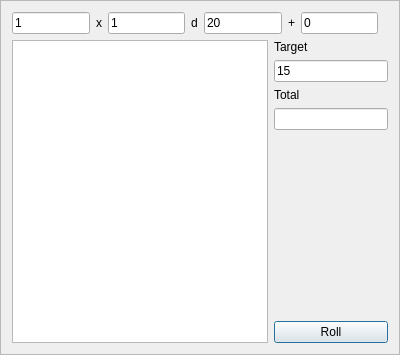
<?xml version="1.0" encoding="UTF-8"?>
<ui version="4.0">
 <class>DiceRollFrame</class>
 <widget class="QFrame" name="DiceRollFrame">
  <property name="geometry">
   <rect>
    <x>0</x>
    <y>0</y>
    <width>400</width>
    <height>355</height>
   </rect>
  </property>
  <property name="windowTitle">
   <string>Frame</string>
  </property>
  <property name="styleSheet">
   <string notr="true">background-image: url(:/img/data/parchment.jpg);
color: rgb(0, 0, 0);</string>
  </property>
  <property name="frameShape">
   <enum>QFrame::StyledPanel</enum>
  </property>
  <property name="frameShadow">
   <enum>QFrame::Raised</enum>
  </property>
  <layout class="QVBoxLayout" name="verticalLayout_2">
   <item>
    <layout class="QHBoxLayout" name="horizontalLayout">
     <item>
      <widget class="QLineEdit" name="editRollCount">
       <property name="text">
        <string>1</string>
       </property>
      </widget>
     </item>
     <item>
      <widget class="QLabel" name="label">
       <property name="text">
        <string>x</string>
       </property>
      </widget>
     </item>
     <item>
      <widget class="QLineEdit" name="editDiceCount">
       <property name="text">
        <string>1</string>
       </property>
      </widget>
     </item>
     <item>
      <widget class="QLabel" name="label_3">
       <property name="text">
        <string>d</string>
       </property>
      </widget>
     </item>
     <item>
      <widget class="QLineEdit" name="editDiceType">
       <property name="text">
        <string>20</string>
       </property>
      </widget>
     </item>
     <item>
      <widget class="QLabel" name="label_2">
       <property name="text">
        <string>+</string>
       </property>
      </widget>
     </item>
     <item>
      <widget class="QLineEdit" name="editBonus">
       <property name="text">
        <string>0</string>
       </property>
      </widget>
     </item>
     <item>
      <spacer name="horizontalSpacer">
       <property name="orientation">
        <enum>Qt::Horizontal</enum>
       </property>
       <property name="sizeHint" stdset="0">
        <size>
         <width>40</width>
         <height>20</height>
        </size>
       </property>
      </spacer>
     </item>
    </layout>
   </item>
   <item>
    <layout class="QHBoxLayout" name="horizontalLayout_2">
     <item>
      <widget class="QTextEdit" name="editResult">
       <property name="sizePolicy">
        <sizepolicy hsizetype="Expanding" vsizetype="MinimumExpanding">
         <horstretch>0</horstretch>
         <verstretch>0</verstretch>
        </sizepolicy>
       </property>
       <property name="font">
        <font>
         <pointsize>12</pointsize>
        </font>
       </property>
      </widget>
     </item>
     <item>
      <layout class="QVBoxLayout" name="verticalLayout">
       <item>
        <widget class="QLabel" name="label_4">
         <property name="text">
          <string>Target</string>
         </property>
        </widget>
       </item>
       <item>
        <widget class="QLineEdit" name="editTarget">
         <property name="sizePolicy">
          <sizepolicy hsizetype="Preferred" vsizetype="Fixed">
           <horstretch>0</horstretch>
           <verstretch>0</verstretch>
          </sizepolicy>
         </property>
         <property name="text">
          <string>15</string>
         </property>
        </widget>
       </item>
       <item>
        <widget class="QLabel" name="label_5">
         <property name="text">
          <string>Total</string>
         </property>
        </widget>
       </item>
       <item>
        <widget class="QLineEdit" name="edtTotal"/>
       </item>
       <item>
        <spacer name="verticalSpacer">
         <property name="orientation">
          <enum>Qt::Vertical</enum>
         </property>
         <property name="sizeHint" stdset="0">
          <size>
           <width>20</width>
           <height>40</height>
          </size>
         </property>
        </spacer>
       </item>
       <item>
        <widget class="QPushButton" name="btnRoll">
         <property name="text">
          <string>Roll</string>
         </property>
         <property name="default">
          <bool>true</bool>
         </property>
        </widget>
       </item>
      </layout>
     </item>
    </layout>
   </item>
  </layout>
 </widget>
 <resources/>
 <connections/>
</ui>
